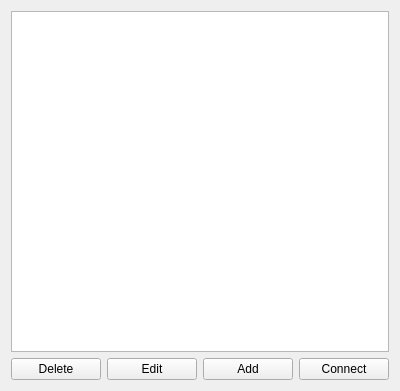
<?xml version="1.0" encoding="UTF-8"?>
<ui version="4.0">
 <class>QGCLinkConfiguration</class>
 <widget class="QWidget" name="QGCLinkConfiguration">
  <property name="geometry">
   <rect>
    <x>0</x>
    <y>0</y>
    <width>400</width>
    <height>391</height>
   </rect>
  </property>
  <property name="windowTitle">
   <string>Form</string>
  </property>
  <layout class="QVBoxLayout" name="verticalLayout_2">
   <item>
    <layout class="QVBoxLayout" name="verticalLayout">
     <item>
      <widget class="QListView" name="linkView">
       <property name="sizePolicy">
        <sizepolicy hsizetype="Expanding" vsizetype="Expanding">
         <horstretch>1</horstretch>
         <verstretch>1</verstretch>
        </sizepolicy>
       </property>
      </widget>
     </item>
    </layout>
   </item>
   <item>
    <layout class="QHBoxLayout" name="horizontalLayout">
     <item>
      <widget class="QPushButton" name="delLinkButton">
       <property name="text">
        <string>Delete</string>
       </property>
      </widget>
     </item>
     <item>
      <widget class="QPushButton" name="editLinkButton">
       <property name="text">
        <string>Edit</string>
       </property>
      </widget>
     </item>
     <item>
      <widget class="QPushButton" name="addLinkButton">
       <property name="text">
        <string>Add</string>
       </property>
      </widget>
     </item>
     <item>
      <widget class="QPushButton" name="connectLinkButton">
       <property name="text">
        <string>Connect</string>
       </property>
      </widget>
     </item>
    </layout>
   </item>
  </layout>
 </widget>
 <resources/>
 <connections/>
</ui>
